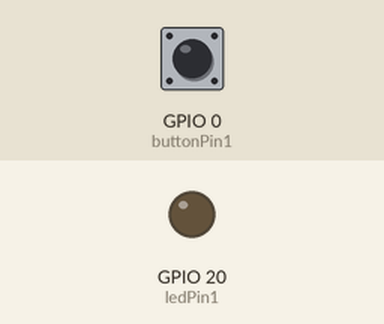
Recording of a sketch running on a simulated ESP32. Shown: output pins drawn as LEDs (lit = HIGH). Dashed ring = blinking. The inputs (shaded band) are chosen by the test bench; at power-on: GPIO 0 (buttonPin1) HIGH. WiFi joins after 1.5 s; servers stay silent unless stated; web services answer with replies made up by the test bench; what the sketch prints to the serial monitor is not drawn.

Above: at 2.7 s.
2.8 s: GPIO 0 (buttonPin1) pulled LOW for 0.15 s
At 3.1 s:
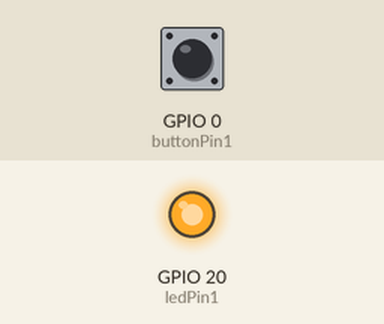
4.4 s: GPIO 0 (buttonPin1) pulled LOW for 1 s
At 5.5 s:
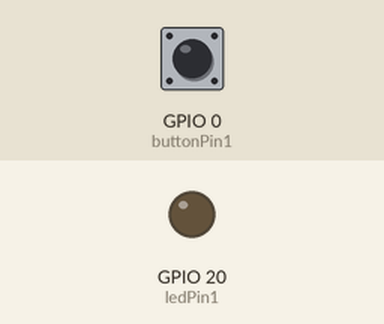
6.9 s: GPIO 0 (buttonPin1) pulled LOW for 3.2 s
At 7.4 s:
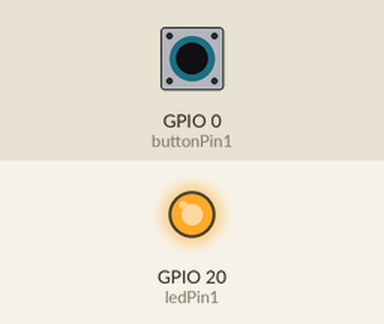
11.6 s: GPIO 0 (buttonPin1) pulsed LOW 5 times (0.12 s each, 0.3 s apart)
At 13.1 s:
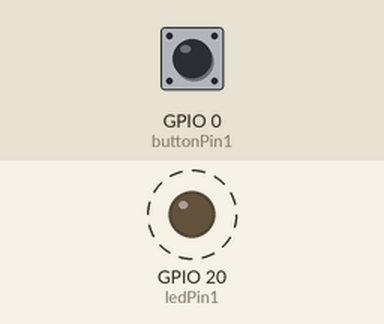
Timing chart, 0 to 14.6 s (numbered marks = the images above; inputs shaded):
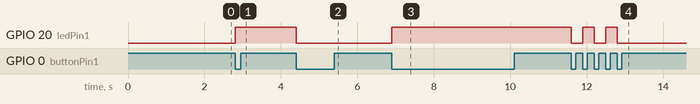

The sketch:

CallMebot_test.ino
```cpp
#include <WiFi.h>
#include <HTTPClient.h>
#include <UrlEncode.h>

const char* ssid = "FireNation";
const char* password = "KingZuko3";

#define buttonPin1 0
#define ledPin1 20

int buttonState1 = 0;  // States for all buttons
int count_value1 = 0;  // Counters for all buttons
int prestate1 = 0;     // Previous states for all buttons
int onoff1 = 0;        // LED states for all LEDs

// +international_country_code + phone number
// Portugal +351, example: +351912345678
String phoneNumber = "+923355227853";
String apiKey = "8460610";

void sendMessage(String message) {
  // Data to send with HTTP POST
  String url = "https://api.callmebot.com/whatsapp.php?phone=" + phoneNumber + "&apikey=" + apiKey + "&text=" + urlEncode(message);
  HTTPClient http;
  http.begin(url);

  // Specify content-type header
  http.addHeader("Content-Type", "application/x-www-form-urlencoded");

  // Send HTTP POST request
  int httpResponseCode = http.POST(url);
  if (httpResponseCode == 200) {
    Serial.print("Message sent successfully");
  } else {
    Serial.println("Error sending the message");
    Serial.print("HTTP response code: ");
    Serial.println(httpResponseCode);
  }

  // Free resources
  http.end();
}

void setup() {
  Serial.begin(115200);

  WiFi.begin(ssid, password);
  Serial.println("Connecting");
  while (WiFi.status() != WL_CONNECTED) {
    delay(500);
    Serial.print(".");
  }
  Serial.println("");
  Serial.print("Connected to WiFi network with IP Address: ");
  Serial.println(WiFi.localIP());

  pinMode(buttonPin1, INPUT_PULLUP);
  pinMode(ledPin1, OUTPUT);
}

void loop() {
  buttonState1 = digitalRead(buttonPin1);
  if (buttonState1 == LOW && prestate1 == 0) {
    button1();
    prestate1 = 1;
  } else if (buttonState1 == HIGH) {
    prestate1 = 0;
  }
}

void button1() {
  count_value1++;
  onoff1 = count_value1 % 2;
  Serial.print("count_value1: ");
  Serial.print(count_value1);
  Serial.print(" | onoff1: ");
  Serial.println(onoff1);
  if (onoff1 == 1) {
    digitalWrite(ledPin1, HIGH);  // Toggle LED 1 based on onoff1
  } else if (onoff1 == 0) {
    digitalWrite(ledPin1, LOW);  // Toggle LED 1 based on onoff1
  }

  // Create a message string with the count value and onoff status
  String message = "Count value: " + String(count_value1) + " | LED state: " + (onoff1 == 1 ? "ON" : "OFF");
  Serial.println("Sending message: " + message);

  // Send the message
  sendMessage(message);
}
```

Measured:
- after the input at 2.8 s, GPIO 20 (ledPin1): LOW → HIGH at once
- after the input at 4.4 s, GPIO 20 (ledPin1): HIGH → LOW at once
- after the input at 6.9 s, GPIO 20 (ledPin1): LOW → HIGH at once
- after the input at 11.6 s, GPIO 20 (ledPin1): alternates HIGH for 0.30 s and LOW for 0.30 s, 5 changes in all, then stays LOW, starting at once
